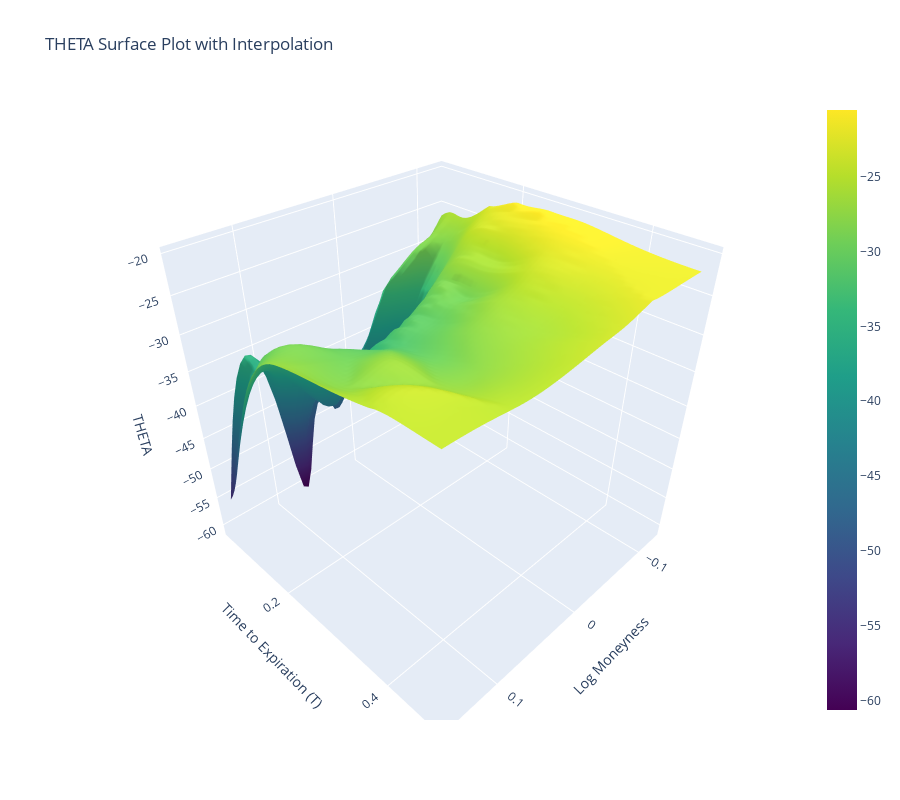

The cell this chart's notebook holds for it:
### Code cell
plot_greeks_surface(df_greeks, greek = 'theta')

### Figure 1 — Plotly figure (JSON) as saved in the notebook; plotly's stock layout.template omitted (floating-point values rounded to 4 significant figures; data arrays with more than 128 entries replaced by an {"elided": "..."} marker saying what was removed)
{"data": [{"colorscale": [[0, "#440154"], [0.1111, "#482878"], [0.2222, "#3e4989"], [0.3333, "#31688e"], [0.4444, "#26828e"], [0.5556, "#1f9e89"], [0.6667, "#35b779"], [0.7778, "#6ece58"], [0.8889, "#b5de2b"], [1, "#fde725"]], "connectgaps": true, "type": "surface", "x": {"elided": "50x50 float values"}, "y": {"elided": "50x50 float values"}, "z": {"elided": "50x50 float values"}}], "layout": {"height": 800, "scene": {"xaxis": {"title": {"text": "Log Moneyness"}}, "yaxis": {"title": {"text": "Time to Expiration (T)"}}, "zaxis": {"title": {"text": "THETA"}}}, "title": {"text": "THETA Surface Plot with Interpolation"}, "width": 900}}
